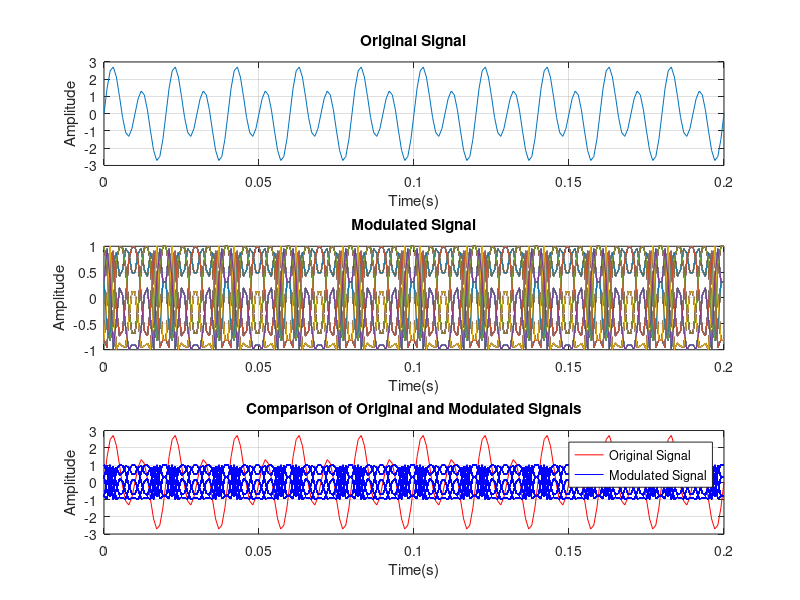
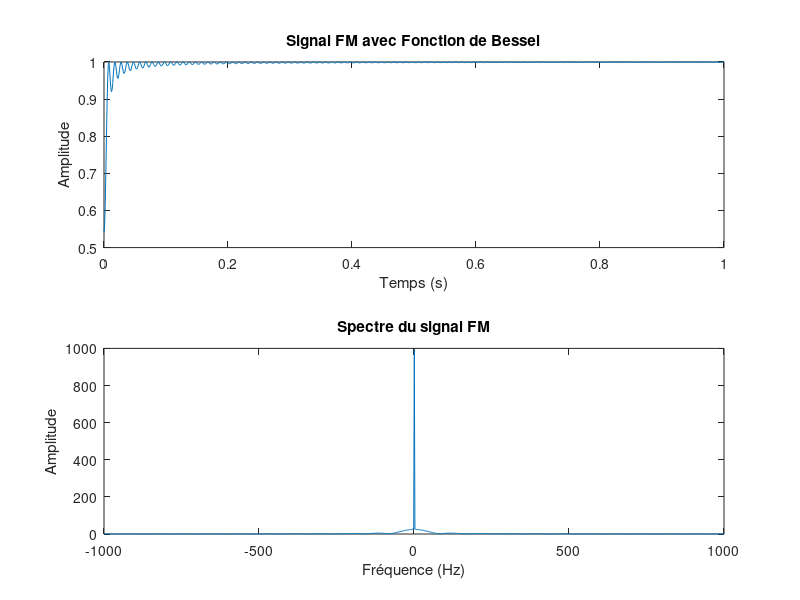
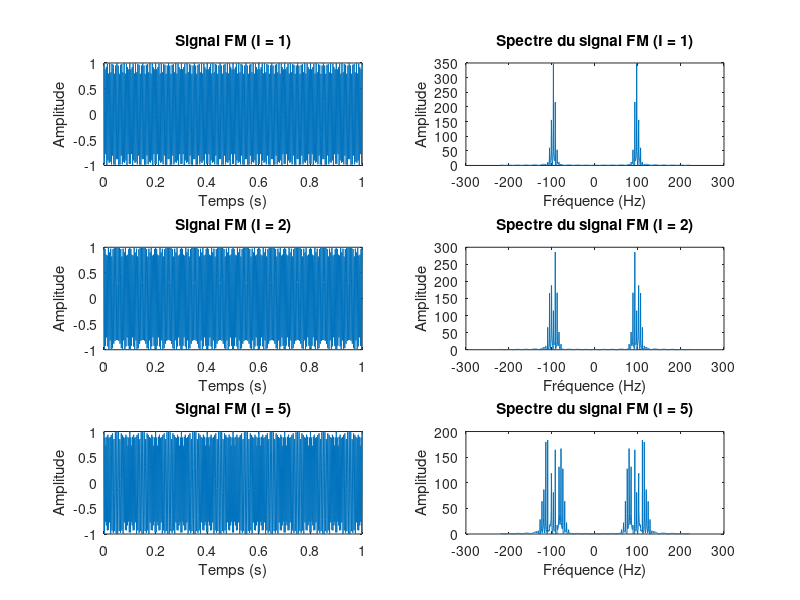

Write the MATLAB code that produced these figures, in order. (Note: this script raises an error after producing the figures.)
% Set the sampling frequency to 1kHz and carrier frequency to 200 Hz. 
fs = 1000; 
fc = 200; 
t = (0:1/fs:0.2)';
f = 1/t;

% Create two tone sinusoidal signal with frequencies 30 and 60 Hz.
x = sin(2*pi*50*t) + 2*sin(2*pi*100*t);

% Set the frequency deviation to 100 Hz.
fDev = 100;

% Frequency modulate x.
y = fmmod(x, fc, fs, fDev);

% Plot the graphs to show the original signal and modulated signal.
figure;
subplot(3,1,1)
plot(t, x)
xlabel('Time(s)')
ylabel('Amplitude')
title('Original Signal')
grid on;
subplot(3,1,2)
plot(t, y)
xlabel('Time(s)')
ylabel('Amplitude')
title('Modulated Signal')
grid on;
% Plot both signals on the same plot for comparison.
subplot(3,1,3)
plot(t, x, 'r', t, y, 'b-')
xlabel('Time(s)')
ylabel('Amplitude')
title('Comparison of Original and Modulated Signals')
legend('Original Signal', 'Modulated Signal')
grid on;

% Calculate and plot the Fourier transform of the original signal.
X = fft(x);
Y = fft(y);

figure;
subplot(2,1,1)
frequencies = linspace(0, fs, length(X));
plot(frequencies, abs(X))
title('Fourier Transform of Original Signal')
xlabel('Frequency (Hz)')
ylabel('Amplitude')
subplot(2,1,2)
plot(frequencies, abs(Y))
title('Fourier Transform of Modulated Signal')
xlabel('Frequency (Hz)')
ylabel('Amplitude')

%% 
% Bessels function

% Paramètres
fc = 1000; % Fréquence de la porteuse (en Hz)
fm = 50;   % Fréquence modulante (en Hz)
I = 30;     % Indice de modulation

% Temps
t = 0:0.001:1; % Échantillonnage temporel

% Fonction de Bessel (d'ordre zéro)
k_f = 2*pi*fm; % Coefficient de modulation
I_t = besselj(0, k_f * t); % Fonction de Bessel

% Signal FM
s = cos(2*pi*fc*t + I_t);

% Spectre
N = 1024; % Nombre de points FFT
f = linspace(-fc, fc, N);
S = abs(fftshift(fft(s, N)));

% Affichage
subplot(2,1,1);
plot(t, s);
title('Signal FM avec Fonction de Bessel');
xlabel('Temps (s)');
ylabel('Amplitude');

subplot(2,1,2);
plot(f, S);
title('Spectre du signal FM');
xlabel('Fréquence (Hz)');
ylabel('Amplitude');

% Paramètres
fc = 220; % Fréquence de la porteuse (en Hz)
fm = 10;  % Fréquence modulante (en Hz)
I_values = [1, 2, 5]; % Différents indices de modulation

% Temps
t = 0:0.001:1; % Échantillonnage temporel

% Génération du signal FM pour chaque indice de modulation
figure;
for i = 1:length(I_values)
    I = I_values(i);
    s = cos(2*pi*fc*t + I*sin(2*pi*fm*t));
    
    % Spectre
    N = 1024; % Nombre de points FFT
    f = linspace(-fc, fc, N);
    S = abs(fftshift(fft(s, N)));
    
    % Affichage
    subplot(length(I_values), 2, 2*i-1);
    plot(t, s);
    title(['Signal FM (I = ' num2str(I) ')']);
    xlabel('Temps (s)');
    ylabel('Amplitude');
    
    subplot(length(I_values), 2, 2*i);
    plot(f, S);
    title(['Spectre du signal FM (I = ' num2str(I) ')']);
    xlabel('Fréquence (Hz)');
    ylabel('Amplitude');
end

sgtitle('Modulation de Fréquence (FM) avec différentes valeurs d''indice de modulation');


